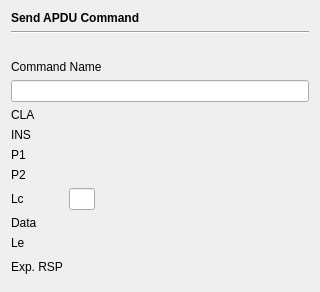
<?xml version="1.0" encoding="UTF-8"?>
<ui version="4.0">
 <class>CommandViewApdu</class>
 <widget class="QWidget" name="CommandViewApdu">
  <property name="geometry">
   <rect>
    <x>0</x>
    <y>0</y>
    <width>320</width>
    <height>292</height>
   </rect>
  </property>
  <property name="sizePolicy">
   <sizepolicy hsizetype="Expanding" vsizetype="Expanding">
    <horstretch>0</horstretch>
    <verstretch>0</verstretch>
   </sizepolicy>
  </property>
  <property name="windowTitle">
   <string>Form</string>
  </property>
  <layout class="QVBoxLayout" name="verticalLayout">
   <item>
    <widget class="QLabel" name="label_10">
     <property name="text">
      <string>&lt;html&gt;&lt;head/&gt;&lt;body&gt;&lt;p&gt;&lt;span style=&quot; font-weight:700;&quot;&gt;Send APDU Command&lt;/span&gt;&lt;/p&gt;&lt;/body&gt;&lt;/html&gt;</string>
     </property>
     <property name="textFormat">
      <enum>Qt::TextFormat::RichText</enum>
     </property>
    </widget>
   </item>
   <item>
    <widget class="Line" name="line">
     <property name="orientation">
      <enum>Qt::Orientation::Horizontal</enum>
     </property>
    </widget>
   </item>
   <item>
    <widget class="QLabel" name="label_11">
     <property name="text">
      <string/>
     </property>
    </widget>
   </item>
   <item>
    <widget class="QLabel" name="label_9">
     <property name="text">
      <string>Command Name</string>
     </property>
    </widget>
   </item>
   <item>
    <widget class="QLineEdit" name="lineEditCommandName"/>
   </item>
   <item>
    <layout class="QGridLayout" name="gridLayout">
     <item row="3" column="1">
      <widget class="HexEdit" name="hexEditP2" native="true">
       <property name="sizePolicy">
        <sizepolicy hsizetype="Fixed" vsizetype="Fixed">
         <horstretch>0</horstretch>
         <verstretch>0</verstretch>
        </sizepolicy>
       </property>
       <property name="maximumSize">
        <size>
         <width>26</width>
         <height>22</height>
        </size>
       </property>
      </widget>
     </item>
     <item row="0" column="0">
      <widget class="QLabel" name="label">
       <property name="text">
        <string>CLA</string>
       </property>
      </widget>
     </item>
     <item row="3" column="0">
      <widget class="QLabel" name="label_4">
       <property name="text">
        <string>P2</string>
       </property>
      </widget>
     </item>
     <item row="6" column="0">
      <widget class="QLabel" name="label_7">
       <property name="text">
        <string>Le</string>
       </property>
      </widget>
     </item>
     <item row="5" column="1">
      <widget class="HexEdit" name="hexEditData" native="true">
       <property name="sizePolicy">
        <sizepolicy hsizetype="Expanding" vsizetype="Expanding">
         <horstretch>0</horstretch>
         <verstretch>0</verstretch>
        </sizepolicy>
       </property>
      </widget>
     </item>
     <item row="7" column="0">
      <widget class="QLabel" name="label_8">
       <property name="text">
        <string>Exp. RSP</string>
       </property>
      </widget>
     </item>
     <item row="6" column="1">
      <widget class="HexEdit" name="hexEditLe" native="true">
       <property name="sizePolicy">
        <sizepolicy hsizetype="Fixed" vsizetype="Fixed">
         <horstretch>0</horstretch>
         <verstretch>0</verstretch>
        </sizepolicy>
       </property>
       <property name="maximumSize">
        <size>
         <width>26</width>
         <height>22</height>
        </size>
       </property>
      </widget>
     </item>
     <item row="2" column="1">
      <widget class="HexEdit" name="hexEditP1" native="true">
       <property name="sizePolicy">
        <sizepolicy hsizetype="Fixed" vsizetype="Fixed">
         <horstretch>0</horstretch>
         <verstretch>0</verstretch>
        </sizepolicy>
       </property>
       <property name="maximumSize">
        <size>
         <width>26</width>
         <height>22</height>
        </size>
       </property>
      </widget>
     </item>
     <item row="4" column="0">
      <widget class="QLabel" name="label_5">
       <property name="text">
        <string>Lc</string>
       </property>
      </widget>
     </item>
     <item row="2" column="0">
      <widget class="QLabel" name="label_3">
       <property name="text">
        <string>P1</string>
       </property>
      </widget>
     </item>
     <item row="1" column="0">
      <widget class="QLabel" name="label_2">
       <property name="text">
        <string>INS</string>
       </property>
      </widget>
     </item>
     <item row="0" column="1">
      <widget class="HexEdit" name="hexEditCLA" native="true">
       <property name="sizePolicy">
        <sizepolicy hsizetype="Fixed" vsizetype="Fixed">
         <horstretch>0</horstretch>
         <verstretch>0</verstretch>
        </sizepolicy>
       </property>
       <property name="minimumSize">
        <size>
         <width>0</width>
         <height>0</height>
        </size>
       </property>
       <property name="maximumSize">
        <size>
         <width>26</width>
         <height>22</height>
        </size>
       </property>
      </widget>
     </item>
     <item row="8" column="0">
      <spacer name="verticalSpacer">
       <property name="orientation">
        <enum>Qt::Orientation::Vertical</enum>
       </property>
       <property name="sizeHint" stdset="0">
        <size>
         <width>20</width>
         <height>40</height>
        </size>
       </property>
      </spacer>
     </item>
     <item row="5" column="0">
      <widget class="QLabel" name="label_6">
       <property name="text">
        <string>Data</string>
       </property>
      </widget>
     </item>
     <item row="7" column="1">
      <widget class="HexEdit" name="hexEditExpectedResponse" native="true">
       <property name="minimumSize">
        <size>
         <width>0</width>
         <height>22</height>
        </size>
       </property>
       <property name="maximumSize">
        <size>
         <width>16777215</width>
         <height>22</height>
        </size>
       </property>
      </widget>
     </item>
     <item row="1" column="1">
      <widget class="HexEdit" name="hexEditINS" native="true">
       <property name="sizePolicy">
        <sizepolicy hsizetype="Fixed" vsizetype="Fixed">
         <horstretch>0</horstretch>
         <verstretch>0</verstretch>
        </sizepolicy>
       </property>
       <property name="maximumSize">
        <size>
         <width>26</width>
         <height>22</height>
        </size>
       </property>
      </widget>
     </item>
     <item row="4" column="1">
      <widget class="QLineEdit" name="lineEditLc">
       <property name="sizePolicy">
        <sizepolicy hsizetype="Fixed" vsizetype="Fixed">
         <horstretch>0</horstretch>
         <verstretch>0</verstretch>
        </sizepolicy>
       </property>
       <property name="maximumSize">
        <size>
         <width>26</width>
         <height>16777215</height>
        </size>
       </property>
       <property name="readOnly">
        <bool>true</bool>
       </property>
      </widget>
     </item>
    </layout>
   </item>
  </layout>
 </widget>
 <customwidgets>
  <customwidget>
   <class>HexEdit</class>
   <extends>QWidget</extends>
   <header>hexedit.h</header>
  </customwidget>
 </customwidgets>
 <tabstops>
  <tabstop>lineEditCommandName</tabstop>
  <tabstop>hexEditCLA</tabstop>
  <tabstop>hexEditINS</tabstop>
  <tabstop>hexEditP1</tabstop>
  <tabstop>hexEditP2</tabstop>
  <tabstop>hexEditData</tabstop>
  <tabstop>hexEditLe</tabstop>
  <tabstop>hexEditExpectedResponse</tabstop>
 </tabstops>
 <resources/>
 <connections/>
</ui>
